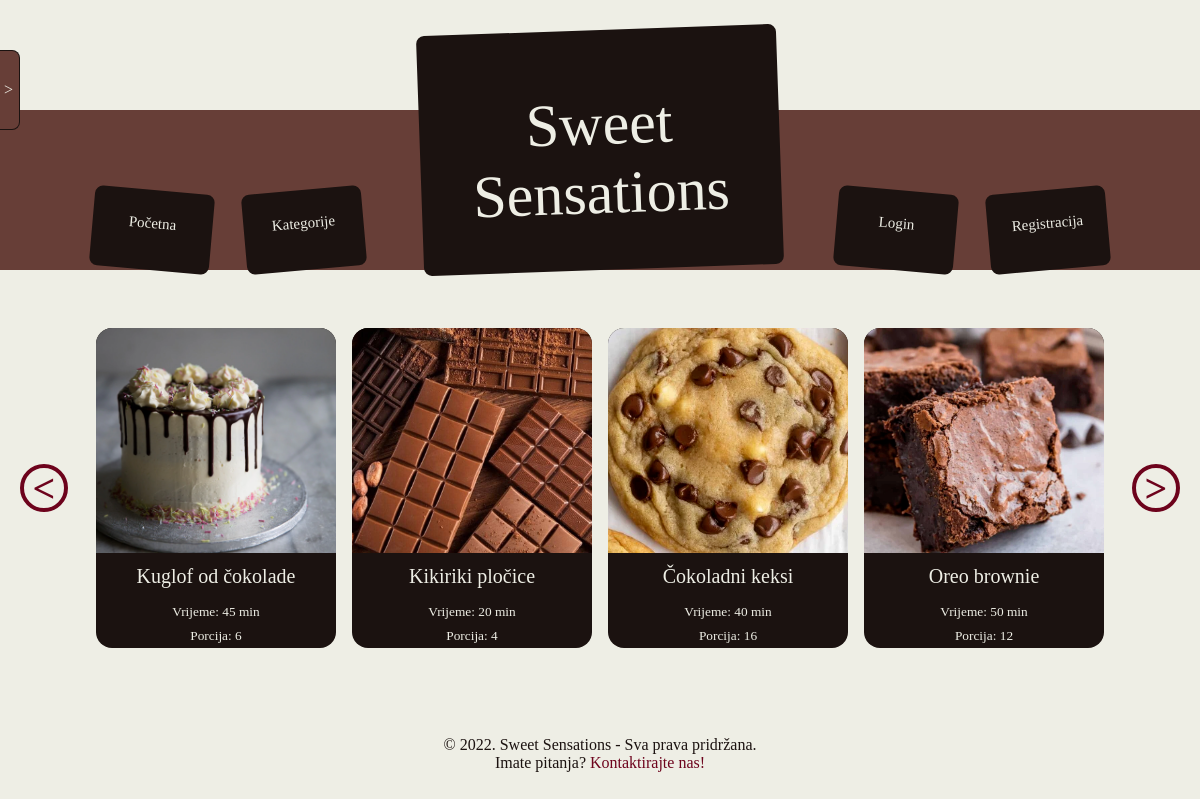
The page / on the database its author committed.
### tables this page shows
create table Recipes
(
    id int auto_increment primary key,
    created_by_user_id int not null references Users(id),
    title varchar(64) not null,
    category_id int not null references Categories(id),
    description varchar(1024) not null,
    preparation_time_minutes int not null,
    preparation_difficulty_id int not null references Preparation_Difficulties(id),
    number_of_servings int not null
);

create table Categories
(
    id int auto_increment primary key,
    name varchar(64) not null,
    image_url varchar(64) not null
);

### src/utils/session.php (called while the page is built, shortened)
<?php
function get_session_user_id() {
    return $_SESSION['userId'] ?? null;
}

### src/database/RecipeDataSource.php (called while the page is built, shortened)
<?php
class RecipeDataSource
{
    private mysqli $con;
    public function __construct(mysqli $con)
    {
        $this->con = $con;
    }
    public function get_most_recent_recipes(): array
    {
        $stmt = $this->con->prepare(QUERY . ' ORDER BY Recipes.id DESC LIMIT 10;');
        $stmt->execute();
        $result = $stmt->get_result();
        $recipes_array = array();
        foreach ($result as $row) {
            $recipes_array[] = $row;
        }
        return $recipes_array;
    }
}

### src/index.php (the view, shortened to what this page needs)
<?php
include_once('database/RecipeDataSource.php');
include("utils/page.php");
$con = connect_to_database();
$recipes = new RecipeDataSource($con);
$recentRecipesArray = $recipes->get_most_recent_recipes();
start_page("Dobrodošli");
include("partials/header.php");
include('partials/side-menu.php');
echo "
<div class='layout'>
    <div class='slider'>
        <div class='slider-button slider-button-left'>
          <
        </div>
        <div class='slider-content'>
          <div class='slider-content-inner'>";
    foreach ($recentRecipesArray as $recipe) {
        $recipeTitle = htmlspecialchars($recipe['title']);
        $minutes = $recipe['preparation_time_minutes'] % 60;
        echo "<a class='recipe-card' href='recipe.php?id={$recipe['id']}'>
              <img class='recipe-card-image' src='{$recipe['image_url']}' alt='$recipeTitle'>
              <div class='recipe-card-heading'>$recipeTitle</div>
              <div class='recipe-card-content'>Vrijeme: ";
                echo "$minutes min
              </div>
              <div class='recipe-card-content'>Porcija: {$recipe['number_of_servings']}</div>
            </a>";
    }
echo "
        </div>
    </div>
    <div class='slider-button slider-button-right'>
      &gt;
    </div>
  </div>
</div>
";
include("partials/footer.php");
end_page();

### src/utils/page.php (shortened to what this page needs)
<?php
function start_page($title): void
{
    echo "
        <!DOCTYPE html>
        <html lang='en'>
        <head>
            <meta charset='utf-8'>
            <title>{$title}</title>
            <link rel='stylesheet' type='text/css' href='static/style.css'>
            <link rel='icon' type='image/x-icon' href='static/images/favicon.png'>
            <script src='static/slider.js'></script>
            <script src='static/side-menu.js'></script>
        </head>
        <body>
";
}
function end_page(): void
{
    echo "
        </body>
        </html>
    ";
}

### src/partials/header.php
<?php
include_once('./utils/session.php');
$username = get_session_username();
echo "
<div class='header'>
  <div class='header-panel'>
    <a href='index.php' class='header-link header-link-right'>
      Početna
    </a>
    <a href='categories.php' class='header-link header-link-left'>
      Kategorije
    </a>
    <a href='index.php' class='header-logo'>
      Sweet Sensations
    </a>";
if (isset($username)) {
    echo "
    <a href='add-recipe.php' class='header-link header-link-right'>
      Dodaj recept
    </a>
    <a href='logout.php' class='header-link header-link-left username-link'>
        <span class='username'>$username</span><br>
    (Odlogiraj se)
    </a>
  </div>";
} else {
    echo "
    <a href='login.php' class='header-link header-link-right'>
      Login
    </a>
    <a href='register.php' class='header-link header-link-left'>
      Registracija
    </a>
  </div>";
}
echo "</div>";
?>

### src/partials/side-menu.php (shortened to what this page needs)
<?php
include_once('./utils/session.php');
include_once('./database/RecipeDataSource.php');
$userId = get_session_user_id();
if ($userId === null) {
    echo "
    <div class='side-menu hidden'>
      <div class='side-menu-button hidden'> > </div>
    Trenutno niste logirani. Ako se ulogirate, moći ćete ovdje vidjeti svoje recepte.";
}
echo "
</div>";

### src/partials/footer.php
<?php
echo "
<div class='footer'>
  <div> © 2022. Sweet Sensations - Sva prava pridržana.</div >
  <div>Imate pitanja? <a href='contact.php'> Kontaktirajte nas! </a></div>
</div >";

### src/static/style.css (style rules this page uses)
* { --var-color-white: #eeeee5; --var-color-light-brown: #a79086; --var-color-brown: #673e37; --var-color-dark-brown: #1b1210; --var-color-cherry: #6d031c; box-sizing: border-box; }
body { padding: 0; margin: 0; background-color: var(--var-color-white); }
.header { width: 100%; height: 320px; position: relative; }
.header-panel { position: absolute; bottom: 50px; width: 100%; height: 160px; background-color: var(--var-color-brown); display: flex; justify-content: center; align-items: flex-end; }
.header-logo { margin-top: -52px; width: 360px; height: 240px; background-color: var(--var-color-dark-brown); transform: rotateZ(-2deg); margin-left: 40px; margin-right: 40px; border-radius: 8px; color: var(--var-color-white); text-align: center; padding: 60px 0; font-size: 60px; }
.header-link { width: 120px; height: 80px; margin-right: 16px; margin-left: 16px; background-color: var(--var-color-dark-brown); border-radius: 8px; color: var(--var-color-white); text-align: center; padding: 25px 0; font-size: 15px; }
.header-link-left { transform: rotateZ(-5deg); }
.header-link-right { transform: rotateZ(5deg); }
a { text-decoration: none; color: var(--var-color-cherry); }
.layout { display: flex; flex-wrap: wrap; justify-content: center; }
.recipe-card { width: 240px; height: 320px; background-color: var(--var-color-dark-brown); border-radius: 16px; display: flex; flex-direction: column; justify-content: center; align-items: center; color: var(--var-color-white); margin: 8px; }
.recipe-card-content { padding: 4px; font-size: smaller; }
.recipe-card-image { width: 100%; flex-grow: 1; flex-shrink: 1; object-fit: cover; border-top-left-radius: 16px; border-top-right-radius: 16px; height: 0; }
.recipe-card-heading { font-size: 20px; padding: 12px; text-align: center; }
.slider { display: flex; width: 100%; max-width: 1200px; height: 336px; align-items: center; }
.slider-button { border-radius: 100%; border: 4px solid var(--var-color-cherry); color: var(--var-color-cherry); width: 48px; height: 48px; text-align: center; display: flex; align-items: center; justify-content: center; font-weight: bold; font-size: 40px; margin: 20px; cursor: pointer; }
.slider-content { flex-grow: 1; flex-shrink: 1; overflow-x: hidden; position: relative; height: 100%; }
.slider-content-inner { position: absolute; display: flex; transition: 0.5s left ease; left: 0; }
.side-menu.hidden { left: -500px; }
.side-menu-button.hidden { left: 0; }
.side-menu { width: 500px; position: fixed; left: 0; top: 0; height: 100vh; background-color: var(--var-color-brown); border-right: 1px solid var(--var-color-dark-brown); transition: 0.5s left; color: var(--var-color-white); padding: 12px; overflow-y: auto; z-index: 1; }
.side-menu-button { position: fixed; left: 500px; top: 50px; width: 20px; height: 80px; background-color: var(--var-color-brown); border: 1px solid var(--var-color-dark-brown); border-left: 0; border-top-right-radius: 8px; border-bottom-right-radius: 8px; cursor: pointer; transition: 0.5s left; padding: 30px 4px; }
.footer { margin-top: 80px; width: 100%; display: flex; flex-direction: column; align-items: center; color: var(--var-color-dark-brown); }

### rows shown on the page
recipes: category.image_url (picture), title "Kuglof od čokolade", preparation_time_minutes "45", number_of_servings "6"
recipes: category.image_url (picture), title "Kikiriki pločice", preparation_time_minutes "20", number_of_servings "4"
recipes: category.image_url (picture), title "Čokoladni keksi", preparation_time_minutes "40", number_of_servings "16"
recipes: category.image_url (picture), title "Oreo brownie", preparation_time_minutes "50", number_of_servings "12"
